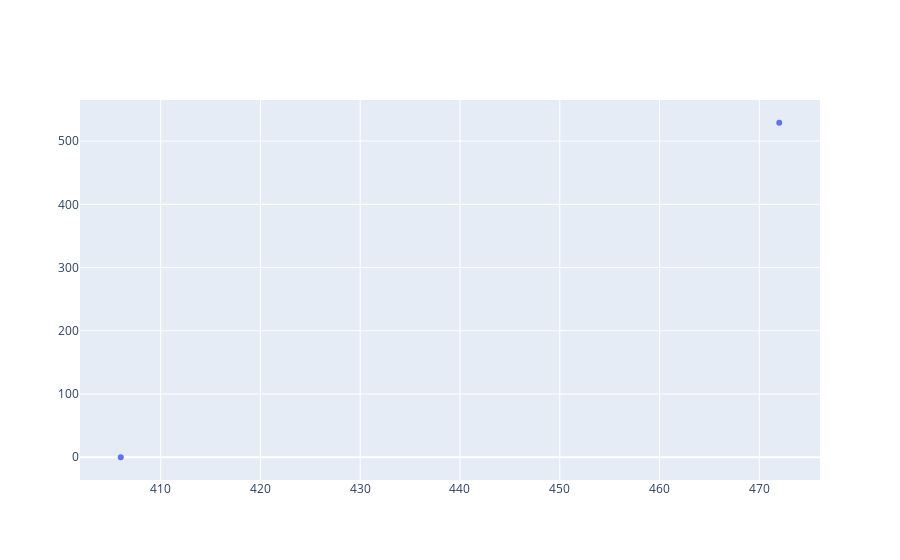

Notebook code for this chart:
### Code cell
# Create a trace

trace = go.Scatter(
    x = Fraud.Time,
    y = Fraud.Amount,
    mode = 'markers'
)
data = [trace]

plotly.offline.iplot({
    "data": data
})

### Figure 1 — Plotly figure (JSON) as saved in the notebook; plotly's stock layout.template omitted (floating-point values rounded to 4 significant figures)
{"data": [{"mode": "markers", "x": [406, 472], "y": [0, 529], "type": "scatter"}], "layout": {}}
